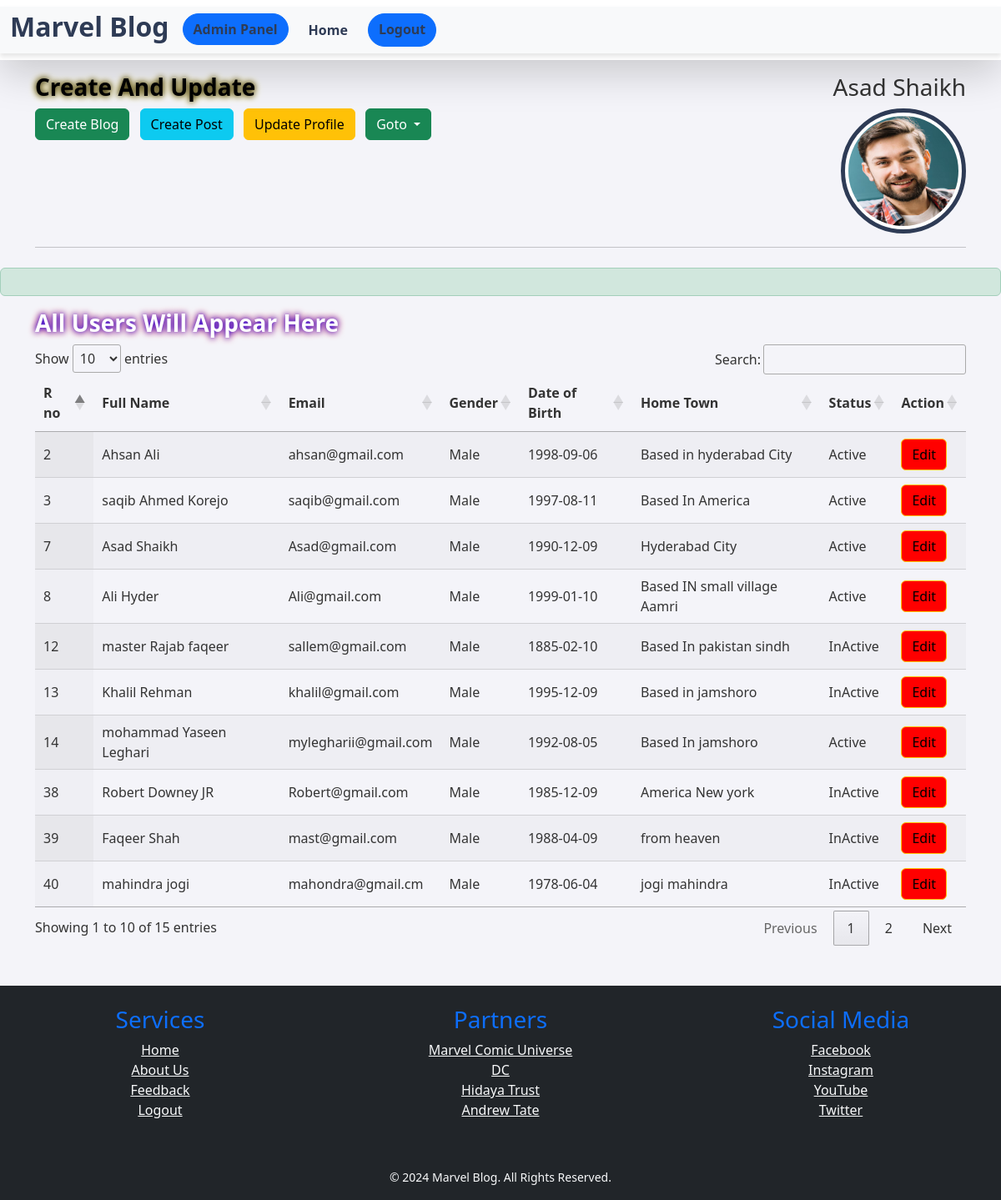
The app's page /Admin/users.php (signed in) with its own data.
### tables this page shows
CREATE TABLE `user` (
  `user_id` int(11) NOT NULL AUTO_INCREMENT,
  `role_id` int(11) DEFAULT NULL,
  `first_name` varchar(50) NOT NULL,
  `last_name` varchar(50) NOT NULL,
  `email` varchar(50) DEFAULT NULL,
  `password` text NOT NULL,
  `gender` enum('Male','Female') DEFAULT NULL,
  `date_of_birth` date DEFAULT NULL,
  `user_image` text DEFAULT NULL,
  `address` text DEFAULT NULL,
  `is_approved` enum('Pending','Approved','Rejected') DEFAULT 'Pending',
  `is_active` enum('Active','InActive') DEFAULT NULL,
  `created_at` timestamp NOT NULL DEFAULT current_timestamp() ON UPDATE current_timestamp(),
  `updated_at` timestamp NULL DEFAULT NULL,
  PRIMARY KEY (`user_id`),
  KEY `role_id` (`role_id`),
  CONSTRAINT `user_ibfk_1` FOREIGN KEY (`role_id`) REFERENCES `role` (`role_id`) ON DELETE CASCADE ON UPDATE CASCADE
);

### database_class.php (called while the page is built, shortened)
<?php
	class Database implements DatabaseDriver{
		public $connection;
		public function __construct($hostname,$username,$password,$database){
			$this->hostname = $hostname;
			$this->username = $username;
			$this->password = $password;
			$this->database = $database;
			$this->connection =  mysqli_connect($this->hostname,$this->username,$this->password,$this->database);
		}
		public function execute_query($query){
			$this->query = $query;
			return $this->result = mysqli_query($this->connection,$this->query);
		}
	}

### Admin/users.php (the view, shortened to what this page needs)
<?php
include_once('../HF/header.php');
 require_once("../database_class.php");
$database = new Database(HOST_NAME, USER_NAME, PASSWORD, DATABASE);
 ?>
<div class="alert alert-success" role="alert">
</div>
     <div class="container">
      <h3 style="color: white; font-weight: 600; text-shadow: 0 0 7px #0000FF, 0 0 10px red;" >All Users Will Appear Here</h3>
<table id="myTable" class="display">
    <thead>
        <tr>
            <th>R no</th>
            <th>Full Name</th>
            <th>Email</th>
            <th>Gender</th>
            <th>Date of Birth</th>
            <th>Home Town</th>
            <th>Status</th>
            <th>Action</th>
        </tr>
    </thead>
    <tbody>
            <?php
              $query = "SELECT * FROM USER ORDER BY user_id DESC";
         $result = $database->execute_query($query);
         if ($result->num_rows > 0) {
             while ($row = mysqli_fetch_assoc($result)) {
         ?>
        <tr>
            <td><?= $row['user_id'] ?></td>
            <td><?= $row['first_name']." ".$row['last_name'] ?></td>
            <td><?= $row['email'] ?></td>
            <td><?= $row['gender'] ?></td>
            <td><?= $row['date_of_birth'] ?></td>
            <td><?= $row['address'] ?></td>
            <td><?= $row['is_active'] ?></td>
            <td>
                <form action="edituser.php?action=edit" method="post">
               <button class="btn btn-warning" type="submit" value="Edit">
                    Edit
               </button>
           </form>
            </td>
        </tr>
           <?php
             }
            }
           ?>
    </tbody>
</table>
</div>
<?php
include_once('../HF/footer.php');
 ?>

### css/style.css (style rules this page uses)
body { background-color: #f4f4f9; color: #333; }

### HF/header.php (style rules this page uses)
button { padding: 10px 15px; border: none; cursor: pointer; font-size: 16px; border-radius: 5px; color: #fff; transition: background-color 0.3s ease; }
button[type="submit"]:not([value="InActive"]) { background-color: red; }

### records on screen
user: user_id "40", first_name "mahindra", last_name "jogi", email "mahondra@gmail.cm", gender "Male", date_of_birth "1978-06-04", address "jogi mahindra", is_active "InActive"
user: user_id "39", first_name "Faqeer", last_name "Shah", email "mast@gmail.com", gender "Male", date_of_birth "1988-04-09", address "from heaven", is_active "InActive"
user: user_id "38", first_name "Robert", last_name "Downey JR", email "Robert@gmail.com", gender "Male", date_of_birth "1985-12-09", address "America New york", is_active "InActive"
user: user_id "14", first_name "mohammad", last_name "Yaseen Leghari", email "mylegharii@gmail.com", gender "Male", date_of_birth "1992-08-05", address "Based In jamshoro", is_active "Active"
user: user_id "13", first_name "Khalil", last_name "Rehman", email "khalil@gmail.com", gender "Male", date_of_birth "1995-12-09", address "Based in jamshoro", is_active "InActive"
user: user_id "12", first_name "master", last_name "Rajab faqeer", email "sallem@gmail.com", gender "Male", date_of_birth "1885-02-10", address "Based In pakistan sindh", is_active "InActive"
user: user_id "8", first_name "Ali", last_name "Hyder", email "Ali@gmail.com", gender "Male", date_of_birth "1999-01-10", address "Based IN small village Aamri", is_active "Active"
user: user_id "7", first_name "Asad", last_name "Shaikh", email "Asad@gmail.com", gender "Male", date_of_birth "1990-12-09", address "Hyderabad City", is_active "Active"
user: user_id "3", first_name "saqib", last_name "Ahmed Korejo", email "saqib@gmail.com", gender "Male", date_of_birth "1997-08-11", address "Based In America", is_active "Active"
user: user_id "2", first_name "Ahsan", last_name "Ali", email "ahsan@gmail.com", gender "Male", date_of_birth "1998-09-06", address "Based in hyderabad City", is_active "Active"

### other values on screen
$_SESSION['data']['first_name'] "Asad"
$_SESSION['data']['last_name'] "Shaikh"
